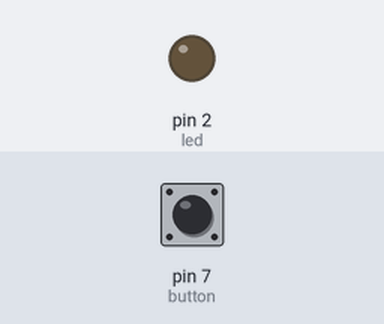
Simulated run of this sketch. Board: Arduino Uno, built with avr-gcc and run on an emulated ATmega328P. On the bench: output pins drawn as LEDs (lit = HIGH). Inputs (shaded band) come from the test bench; at power-on: pin 7 (button) LOW.

Above: at 1.2 s.
1.3 s: pin 7 (button) pulled HIGH for 0.15 s
At 2.3 s:
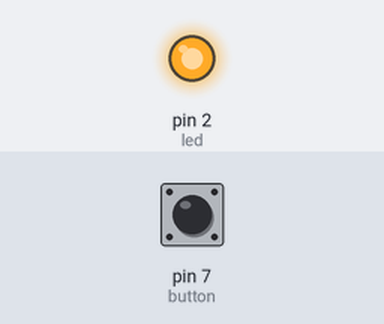
2.9 s: pin 7 (button) pulled HIGH for 1 s
At 3.6 s:
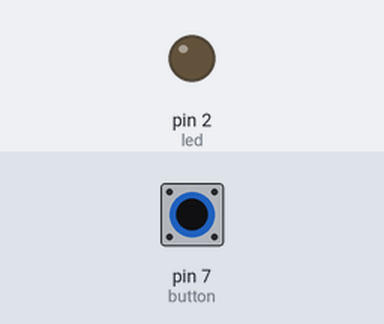
5.4 s: pin 7 (button) pulled HIGH for 3.2 s
At 6.7 s:
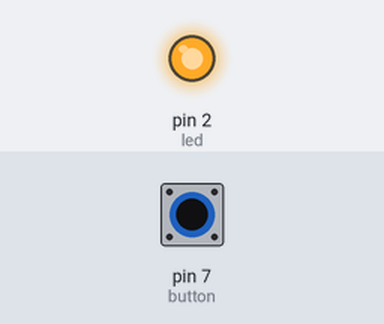
Timing chart, 0 to 8.4 s (numbered marks = the images above; inputs shaded):
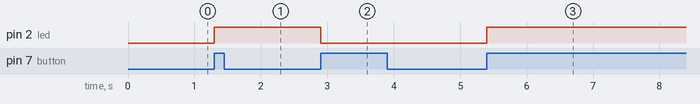

Measured:
- after the input at 1.3 s, pin 2 (led): LOW → HIGH at once
- after the input at 2.9 s, pin 2 (led): HIGH → LOW at once
- after the input at 5.4 s, pin 2 (led): LOW → HIGH at once

The sketch:

on_off_led3.ino
```cpp
#define button 7
#define led 2
bool StateBTN = 0;
bool previous = 0;
bool State = 0;

void setup() {
  // put your setup code here, to run once:
  Serial.begin(9600);
  pinMode(button, INPUT);
  pinMode(led, OUTPUT);
}

void loop() {
  // put your main code here, to run repeatedly:
  StateBTN = digitalRead(button);
  if(StateBTN == HIGH && previous == LOW){
    State = !State;
    digitalWrite(led, State);
  }

  previous = StateBTN;
}
```
